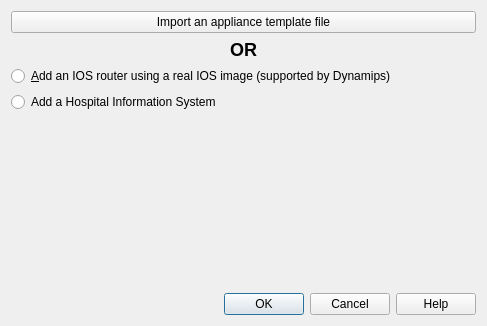
<?xml version="1.0" encoding="UTF-8"?>
<ui version="4.0">
 <class>NewApplianceDialog</class>
 <widget class="QDialog" name="NewApplianceDialog">
  <property name="windowModality">
   <enum>Qt::WindowModal</enum>
  </property>
  <property name="geometry">
   <rect>
    <x>0</x>
    <y>0</y>
    <width>487</width>
    <height>326</height>
   </rect>
  </property>
  <property name="sizePolicy">
   <sizepolicy hsizetype="MinimumExpanding" vsizetype="MinimumExpanding">
    <horstretch>0</horstretch>
    <verstretch>0</verstretch>
   </sizepolicy>
  </property>
  <property name="windowTitle">
   <string>New appliance template</string>
  </property>
  <property name="modal">
   <bool>true</bool>
  </property>
  <layout class="QVBoxLayout" name="verticalLayout">
   <item>
    <widget class="QPushButton" name="uiImportApplianceTemplatePushButton">
     <property name="text">
      <string>Import an appliance template file</string>
     </property>
    </widget>
   </item>
   <item>
    <widget class="QLabel" name="label">
     <property name="text">
      <string>&lt;html&gt;&lt;head/&gt;&lt;body&gt;&lt;p align=&quot;center&quot;&gt;&lt;span style=&quot; font-size:x-large; font-weight:600;&quot;&gt;OR&lt;/span&gt;&lt;/p&gt;&lt;/body&gt;&lt;/html&gt;</string>
     </property>
    </widget>
   </item>
   <item>
    <widget class="QRadioButton" name="uiAddIOSRouterRadioButton">
     <property name="text">
      <string>&amp;Add an IOS router using a real IOS image (supported by Dynamips)</string>
     </property>
    </widget>
   </item>
   <item>
    <widget class="QRadioButton" name="uiAddHospitalRadioButton">
     <property name="text">
      <string>Add a Hospital Information System</string>
     </property>
    </widget>
   </item>
   <item>
    <spacer name="verticalSpacer">
     <property name="orientation">
      <enum>Qt::Vertical</enum>
     </property>
     <property name="sizeHint" stdset="0">
      <size>
       <width>20</width>
       <height>40</height>
      </size>
     </property>
    </spacer>
   </item>
   <item>
    <layout class="QHBoxLayout" name="horizontalLayout">
     <property name="spacing">
      <number>20</number>
     </property>
     <item>
      <spacer name="horizontalSpacer">
       <property name="orientation">
        <enum>Qt::Horizontal</enum>
       </property>
       <property name="sizeHint" stdset="0">
        <size>
         <width>40</width>
         <height>20</height>
        </size>
       </property>
      </spacer>
     </item>
     <item>
      <widget class="QDialogButtonBox" name="uiButtonBox">
       <property name="orientation">
        <enum>Qt::Horizontal</enum>
       </property>
       <property name="standardButtons">
        <set>QDialogButtonBox::Cancel|QDialogButtonBox::Help|QDialogButtonBox::Ok</set>
       </property>
      </widget>
     </item>
    </layout>
   </item>
  </layout>
 </widget>
 <resources>
  <include location="../../resources/resources.qrc"/>
 </resources>
 <connections/>
</ui>
